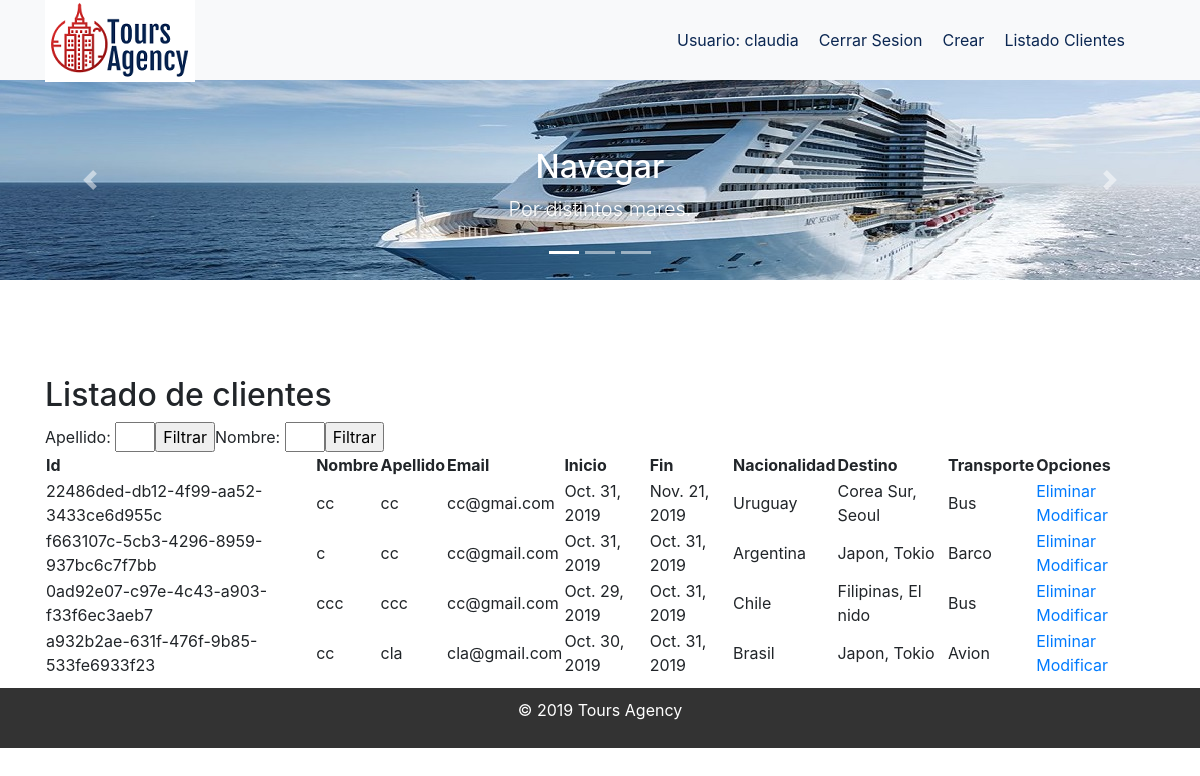
/listar-clientes/ (signed in), run on the app's committed database.
### core/models.py (models this page shows, shortened)
class Cliente(models.Model):
	id = models.UUIDField(primary_key=True, default=uuid.uuid4, help_text='ID Unica')
	nombre = models.CharField(max_length=200, blank=True, help_text='Ingrese Nombre cliente')
	apellido = models.CharField(max_length=200, blank=True, help_text='Ingrese Apellido cliente')
	email = models.EmailField('Email', max_length=50, blank=True, help_text='Ingrese Correo cliente')
	inicio = models.DateField(help_text='Ingrese Fecha Inicio viaje')
	fin = models.DateField(help_text='Ingrese Fecha Termino viaje')
	destino = models.ForeignKey(Destino, on_delete=models.CASCADE)
	transporte = models.ForeignKey(Transporte, on_delete=models.CASCADE)
	nacionalidad = models.ForeignKey(Nacionalidad, on_delete=models.CASCADE)
	class Meta:
		verbose_name = 'Clientes'
		verbose_name_plural = 'Cliente'

class Nacionalidad(models.Model):
	nombre = models.CharField(max_length=20)
	descripcion = models.CharField(max_length=20)
	class Meta:
		verbose_name = 'Nacionalidades'
		verbose_name_plural = 'Nacionalidad'

class Destino(models.Model):
	nombre = models.CharField(max_length=20)
	descripcion = models.CharField(max_length=20)

class Transporte(models.Model):
	nombre = models.CharField(max_length=20)
	descripcion = models.CharField(max_length=20)

### core/views.py (the view, shortened to what this page needs)
# urls.py: path('listar-clientes/', listar_clientes, name="listado_clientes"),
@login_required
def listar_clientes(request):
    clientes = Cliente.objects.all()
    apellido = ""  # Filtro por defecto
    nombre = ""
    if request.POST.get('apellido'):
        apellido = request.POST.get('apellido')
        clientes = clientes.filter(apellido=apellido)
    return render(request, 'core/listar_clientes.html', {
        'clientes':clientes, 'apellido':apellido
    })

### core/templates/core/listar_clientes.html (shortened to what this page needs)
{% extends 'core/base.html' %}
{% block contenido %}
<h2>Listado de clientes</h2>
<table>
    <tr>
        <th> Id </th>
        <th> Nombre </th>
        <th> Apellido </th>
        <th> Email </th>
        <th> Inicio </th>
        <th> Fin </th>
        <th> Nacionalidad </th>
        <th> Destino </th>
        <th> Transporte </th>
        <th> Opciones </th>
    </tr>
    {% for c in clientes %}
        <tr>
            <td>{{ c.id }}</td>
            <td>{{ c.nombre }}</td>
            <td>{{ c.apellido }}</td>
            <td>{{ c.email }}</td>
            <td>{{ c.inicio }}</td>
            <td>{{ c.fin }}</td>
            <td>{{ c.nacionalidad.nombre }}</td>
            <td>{{ c.destino.nombre }}</td>
            <td>{{ c.transporte.nombre }}</td>
            <td>
            <a href="{% url 'eliminar_cliente' c.id %}">Eliminar</a>
            <a href="{% url 'modificar_cliente' c.id %}">Modificar</a>
            </td>
        </tr>
    {% endfor %}
    <form action="" method="POST">
        <input type="text" name="apellido" value="{{apellido}}" style="width:40px" />
        <input type="submit" value="Filtrar">
        <input type="text" name="nombre" value="{{nombre}}" style="width:40px" />
        <input type="submit" value="Filtrar">
    </form>
</table>
{% endblock contenido %}

### core/templates/core/base.html (shortened to what this page needs)
<!DOCTYPE html>
<html lang="es">
<head>
    {% load static %}
        <link rel="stylesheet" href="{% static 'core/css/style.css' %}">
		<link  rel="stylesheet" href="{% static 'core/css/bootstrap.min.css' %}">
</head>
<body>
    <header>
        <nav class="navbar navbar-expand-lg navbar-light bg-light fixed-top" id="main-header">
            <div class="container" >
            <img src="{% static 'core/img/logo-default-208x46.png' %}">
            <div class="collapse navbar-collapse" id="navbarResponsive">
            <ul class="navbar-nav ml-auto">
            {% if user.is_authenticated %}
            <li><a href="#">Usuario: {{user.username}}</a></li>
			<li><a href="{% url 'logout' %}">Cerrar Sesion</a></li>
			<li><a href="{% url 'formulario' %}">Crear</a></li>
			<li><a href="{% url 'listado_clientes' %}">Listado Clientes</a></li>
            {% endif %}
            </ul>
            </div>
            </div>
        </nav>
    </header>
    <section id="carousel">
    <div id="carouselExampleIndicators" class="carousel slide" data-ride="carousel">
        <ol class="carousel-indicators">
        <li data-target="#carouselExampleIndicators" data-slide-to="0" class="active"></li>
        <li data-target="#carouselExampleIndicators" data-slide-to="1"></li>
        <li data-target="#carouselExampleIndicators" data-slide-to="2"></li>
        </ol>
        <div class="carousel-inner" role="listbox">
        <div class="carousel-item active">
            <img src="{% static 'core/img/swiper-slide-3.png' %}" alt="">
            <div class="carousel-caption d-none d-md-block">
            <h2 class="display-6">Navegar</h2>
            <p class="lead">Por distintos mares.</p>
            </div>
        </div>
        </div>
        <a class="carousel-control-prev" href="#carouselExampleIndicators" role="button" data-slide="prev">
            <span class="carousel-control-prev-icon" aria-hidden="true"></span>
            </a>
        <a class="carousel-control-next" href="#carouselExampleIndicators" role="button" data-slide="next">
            <span class="carousel-control-next-icon" aria-hidden="true"></span>
            </a>
    </div>
    </section>
        <section class="py-5">
        </section>
        <div class="container">
            <article>
                {% block contenido %}
                {% endblock contenido %}
            </article>
        </div>
    <footer id="main-footer">
        <p>&copy; 2019 Tours Agency</p>
    </footer>
</body>
</html>

### core/static/core/css/style.css (style rules this page uses)
body { margin: 0; padding: 0; font-family: Helvetica, Arial, sans-serif; color: #666; background: #f2f2f2; font-size: 1em; line-height: 1.5em; }
p { margin: 0 0 1.5em 0; }
img { max-width: 100%; height: auto; }
#main-header { background: #333; color: white; height: 80px; }
#main-header a { color: #0b2752; }
nav { float: right; }
nav ul { margin: 0; padding: 0; list-style: none; padding-right: 20px; }
nav ul li { display: inline-block; line-height: 80px; }
nav ul li a { display: block; padding: 0 10px; text-decoration: none; }
#main-footer { background: #333; color: white; text-align: center; padding: 10px; margin-top: 10px; height: 60px; }
#main-footer p { margin: 0; }
.carousel-item { background: no-repeat center center scroll; -webkit-background-size: cover; -moz-background-size: cover; -o-background-size: cover; background-size: cover; }
#carousel { height: 200px; width: 100%; text-align: center; }
#main-header { background: #333; color: white; height: 80px; width: 100%; left: 0; top: 0; position: fixed; }
body { margin: 0; padding: 0; font-family: Helvetica, Arial, sans-serif; color: #666; background: #f2f2f2; font-size: 1em; line-height: 1.5em; padding-top: 80px; }

### data on the page
Cliente: id "22486ded-db12-4f99-aa52-3433ce6d955c", nombre "cc", apellido "cc", email "cc@gmai.com", inicio "Oct. 31, 2019", fin "Nov. 21, 2019", nacionalidad.nombre "Uruguay", destino.nombre "Corea Sur, Seoul", transporte.nombre "Bus"
Cliente: id "f663107c-5cb3-4296-8959-937bc6c7f7bb", nombre "c", apellido "cc", email "cc@gmail.com", inicio "Oct. 31, 2019", fin "Oct. 31, 2019", nacionalidad.nombre "Argentina", destino.nombre "Japon, Tokio", transporte.nombre "Barco"
Cliente: id "0ad92e07-c97e-4c43-a903-f33f6ec3aeb7", nombre "ccc", apellido "ccc", email "cc@gmail.com", inicio "Oct. 29, 2019", fin "Oct. 31, 2019", nacionalidad.nombre "Chile", destino.nombre "Filipinas, El nido", transporte.nombre "Bus"
Cliente: id "a932b2ae-631f-476f-9b85-533fe6933f23", nombre "cc", apellido "cla", email "cla@gmail.com", inicio "Oct. 30, 2019", fin "Oct. 31, 2019", nacionalidad.nombre "Brasil", destino.nombre "Japon, Tokio", transporte.nombre "Avion"

### other printed values
{{ user.username }} "claudia"
